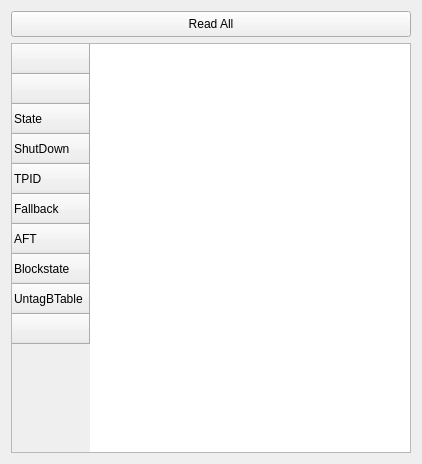
<?xml version="1.0" encoding="UTF-8"?>
<ui version="4.0">
 <class>Form</class>
 <widget class="QWidget" name="Form">
  <property name="geometry">
   <rect>
    <x>0</x>
    <y>0</y>
    <width>422</width>
    <height>464</height>
   </rect>
  </property>
  <property name="windowTitle">
   <string>Form</string>
  </property>
  <layout class="QVBoxLayout" name="verticalLayout">
   <item>
    <widget class="QPushButton" name="btUpdateAll">
     <property name="minimumSize">
      <size>
       <width>0</width>
       <height>26</height>
      </size>
     </property>
     <property name="text">
      <string>Read All</string>
     </property>
    </widget>
   </item>
   <item>
    <widget class="QTableWidget" name="tblPorts">
     <attribute name="horizontalHeaderVisible">
      <bool>false</bool>
     </attribute>
     <row>
      <property name="text">
       <string/>
      </property>
     </row>
     <row>
      <property name="text">
       <string/>
      </property>
     </row>
     <row>
      <property name="text">
       <string>State</string>
      </property>
     </row>
     <row>
      <property name="text">
       <string>ShutDown</string>
      </property>
     </row>
     <row>
      <property name="text">
       <string>TPID</string>
      </property>
     </row>
     <row>
      <property name="text">
       <string>Fallback</string>
      </property>
     </row>
     <row>
      <property name="text">
       <string>AFT</string>
      </property>
     </row>
     <row>
      <property name="text">
       <string>Blockstate</string>
      </property>
     </row>
     <row>
      <property name="text">
       <string>UntagBTable</string>
      </property>
     </row>
     <row>
      <property name="text">
       <string/>
      </property>
     </row>
    </widget>
   </item>
  </layout>
 </widget>
 <resources/>
 <connections/>
</ui>
